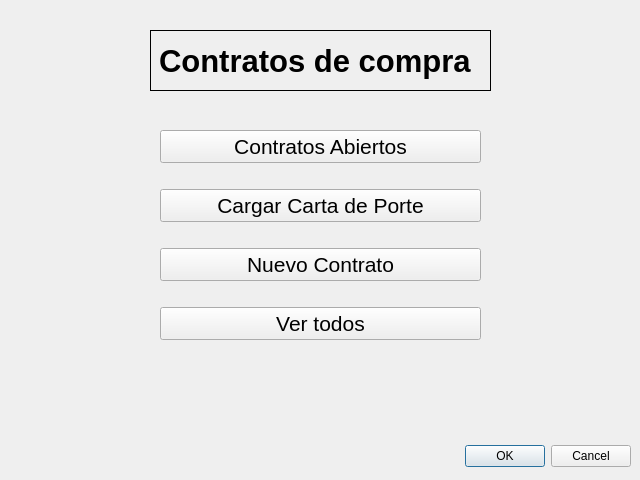
<?xml version="1.0" encoding="UTF-8"?>
<ui version="4.0">
 <class>GUI_Contratos</class>
 <widget class="QDialog" name="GUI_Contratos">
  <property name="geometry">
   <rect>
    <x>0</x>
    <y>0</y>
    <width>640</width>
    <height>480</height>
   </rect>
  </property>
  <property name="windowTitle">
   <string>Dialog</string>
  </property>
  <widget class="QDialogButtonBox" name="buttonBox">
   <property name="geometry">
    <rect>
     <x>10</x>
     <y>440</y>
     <width>621</width>
     <height>32</height>
    </rect>
   </property>
   <property name="orientation">
    <enum>Qt::Horizontal</enum>
   </property>
   <property name="standardButtons">
    <set>QDialogButtonBox::Cancel|QDialogButtonBox::Ok</set>
   </property>
  </widget>
  <widget class="QLabel" name="label">
   <property name="geometry">
    <rect>
     <x>150</x>
     <y>30</y>
     <width>341</width>
     <height>61</height>
    </rect>
   </property>
   <property name="font">
    <font>
     <pointsize>23</pointsize>
     <weight>75</weight>
     <bold>true</bold>
    </font>
   </property>
   <property name="frameShape">
    <enum>QFrame::Panel</enum>
   </property>
   <property name="text">
    <string>Contratos de compra</string>
   </property>
  </widget>
  <widget class="QWidget" name="">
   <property name="geometry">
    <rect>
     <x>160</x>
     <y>110</y>
     <width>321</width>
     <height>251</height>
    </rect>
   </property>
   <layout class="QVBoxLayout" name="verticalLayout">
    <item>
     <widget class="QPushButton" name="pushButton">
      <property name="enabled">
       <bool>true</bool>
      </property>
      <property name="font">
       <font>
        <pointsize>16</pointsize>
       </font>
      </property>
      <property name="text">
       <string>Contratos Abiertos</string>
      </property>
      <property name="iconSize">
       <size>
        <width>29</width>
        <height>400</height>
       </size>
      </property>
     </widget>
    </item>
    <item>
     <widget class="QPushButton" name="pushButton_4">
      <property name="font">
       <font>
        <pointsize>16</pointsize>
       </font>
      </property>
      <property name="text">
       <string>Cargar Carta de Porte</string>
      </property>
     </widget>
    </item>
    <item>
     <widget class="QPushButton" name="pushButton_2">
      <property name="font">
       <font>
        <pointsize>16</pointsize>
       </font>
      </property>
      <property name="text">
       <string>Nuevo Contrato</string>
      </property>
     </widget>
    </item>
    <item>
     <widget class="QPushButton" name="pushButton_3">
      <property name="font">
       <font>
        <pointsize>16</pointsize>
       </font>
      </property>
      <property name="text">
       <string>Ver todos</string>
      </property>
     </widget>
    </item>
   </layout>
  </widget>
 </widget>
 <resources/>
 <connections>
  <connection>
   <sender>buttonBox</sender>
   <signal>accepted()</signal>
   <receiver>GUI_Contratos</receiver>
   <slot>accept()</slot>
   <hints>
    <hint type="sourcelabel">
     <x>248</x>
     <y>254</y>
    </hint>
    <hint type="destinationlabel">
     <x>157</x>
     <y>274</y>
    </hint>
   </hints>
  </connection>
  <connection>
   <sender>buttonBox</sender>
   <signal>rejected()</signal>
   <receiver>GUI_Contratos</receiver>
   <slot>reject()</slot>
   <hints>
    <hint type="sourcelabel">
     <x>316</x>
     <y>260</y>
    </hint>
    <hint type="destinationlabel">
     <x>286</x>
     <y>274</y>
    </hint>
   </hints>
  </connection>
 </connections>
</ui>
